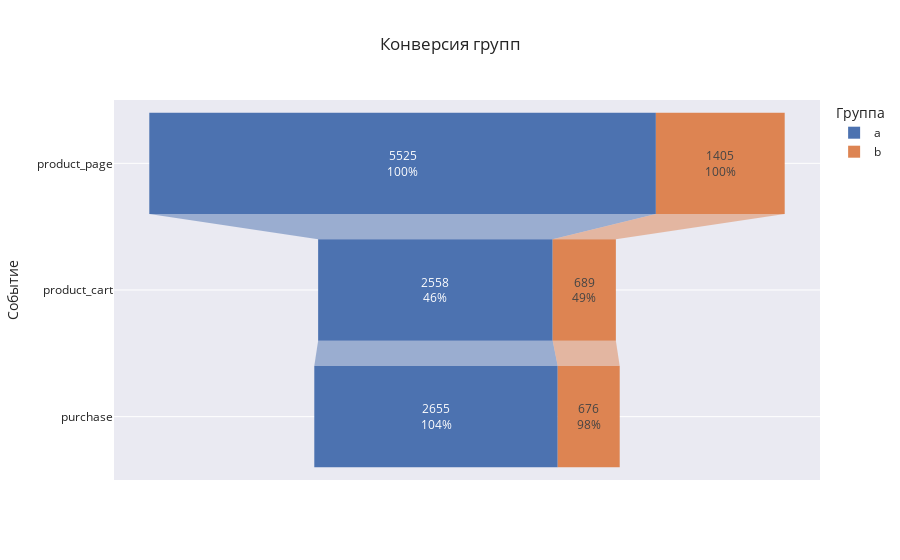

This figure's notebook cell:
### Code cell
fig = px.funnel(data_frame=events_funnel,
                y='event_name',
                x='events_count',
                color='group',
                template='seaborn',
                title='Конверсия групп',
                labels={'event_name':'Событие',
                        'group':'Группа'})

fig.update_traces(textinfo='value+percent previous', selector=dict(type='funnel'))
fig.show()

### Figure 1 — Plotly figure (JSON) as saved in the notebook; plotly's stock layout.template omitted (floating-point values rounded to 4 significant figures)
{"data": [{"hovertemplate": "Группа=a<br>events_count=%{x}<br>Событие=%{y}<extra></extra>", "legendgroup": "a", "marker": {"color": "rgb(76,114,176)"}, "name": "a", "orientation": "h", "showlegend": true, "x": [5525, 2558, 2655], "xaxis": "x", "y": ["product_page", "product_cart", "purchase"], "yaxis": "y", "type": "funnel", "textinfo": "value+percent previous"}, {"hovertemplate": "Группа=b<br>events_count=%{x}<br>Событие=%{y}<extra></extra>", "legendgroup": "b", "marker": {"color": "rgb(221,132,82)"}, "name": "b", "orientation": "h", "showlegend": true, "x": [1405, 689, 676], "xaxis": "x", "y": ["product_page", "product_cart", "purchase"], "yaxis": "y", "type": "funnel", "textinfo": "value+percent previous"}], "layout": {"xaxis": {"anchor": "y", "domain": [0.0, 1.0], "title": {"text": "events_count"}}, "yaxis": {"anchor": "x", "domain": [0.0, 1.0], "title": {"text": "Событие"}}, "legend": {"title": {"text": "Группа"}, "tracegroupgap": 0}, "title": {"text": "Конверсия групп"}}}
